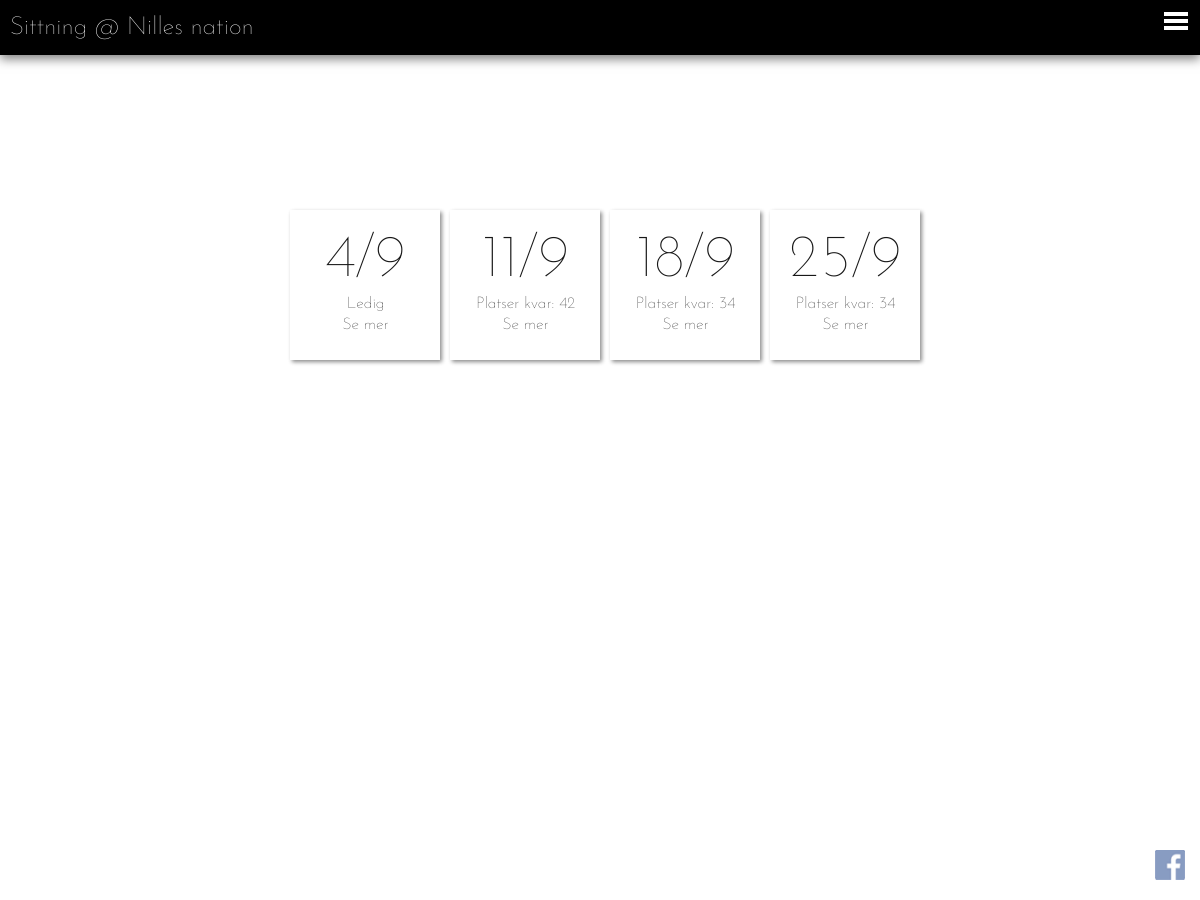
The page / on the database its author committed.
### tables this page shows
create table sitting (
	sittId 				integer auto_increment,
	sittDate			date not null,
	sittAppetiser		varchar(50),
	sittMain			varchar(50),
	sittDesert			varchar(50),
	sittPrelDeadline	date,
	sittPayDeadline		date,
	active				tinyint(1) DEFAULT 1,
	resName				varchar(30),
	spotsLeft			tinyint(1) DEFAULT 0,
	primary key(sittId),
	foreign key(resName) references restaurant(resName)
);

create table restaurant (
	resName			varchar(30),
	resEmail		varchar(30),
	resHours		tinytext,
	resDeposit		integer,
	resPrice		integer,
	resSize			integer,
	resSummary		tinytext,
	primary key(resName)
);

### db/dbHandler.php (called while the page is built, shortened)
<?php
	require_once 'database.php';
	require_once 'dataConverter.php';
	class DatabaseHandler extends DataConverter {
		private $db;
		public function __construct() {
			$this->db = new Database(DB_SERVER, DB_USERNAME, DB_PASSWORD, DB_DATABASE);
		}
		public function connect(){
			$this->db->openConnection();
		}
		public function disconnect(){
			$this->db->closeConnection();
		}
		public function getRestaurant($name){
			$sql = "SELECT * FROM restaurant WHERE resName=?";
			$result = $this->db->executeQuery($sql, array($name));
			return $this->arrToRes($result[0]);
		}
		public function getSittings() {
			$sql = "SELECT * FROM sitting WHERE active = 1 ORDER BY sittDate";
			$result = $this->db->executeQuery($sql, array());
			return $this->arrarrSitting($result);
		}
	}
?>

### db/database.php (called while the page is built, shortened)
<?php
class Database {
  private $host;
  private $userName;
  private $password;
  private $database;
  private $conn;
  public function __construct($host, $userName, $password, $database) {
    $this->host = $host;
    $this->userName = $userName;
    $this->password = $password;
    $this->database = $database;
  }
  public function openConnection() {
    try {
      $this->conn = new PDO("mysql:host=$this->host;dbname=$this->database",
        $this->userName,  $this->password,
        array(PDO::MYSQL_ATTR_INIT_COMMAND => "SET NAMES utf8"));
      $this->conn->setAttribute(PDO::ATTR_ERRMODE, PDO::ERRMODE_EXCEPTION);
    } catch (PDOException $e) {
      $error = "Connection error: " . $e->getMessage();
      print $error . "<p>";
      unset($this->conn);
      return false;
    }
    return true;
  }
  public function closeConnection() {
    $this->conn = null;
  }
  public function isConnected() {
    return isset($this->conn);
  }
  public function executeQuery($query, $param = null) {
    try {
      $stmt = $this->conn->prepare($query);
      $stmt->execute($param);
      $result = $stmt->fetchAll();
    } catch (PDOException $e) {
      $error = "*** Internal error: " . $e->getMessage() . "<p>" . $query;
      die($error);
    }
    return $result;
  }
}
?>

### db/dataConverter.php (called while the page is built, shortened)
<?php
class DataConverter{
	 function arrToRes($arr){
		return (object) [
			'name' => $arr[0],
			'email' => $arr[1],
			'openhours' => $arr[2],
			'deposit' => $arr[3],
			'price' => $arr[4],
			'size' => $arr[5],
			'summary' => $arr[6]
		];
	}
	 function arrToSitting($arr){
		$s = (object)[
			'id' => $arr[0],
			'date' => $arr[1],
			'appetiser' => $arr[2],
			'main' => $arr[3],
			'desert' => $arr[4],
			'prelDay' => $arr[5],
			'payDay' => $arr[6],
			'spotsLeft' => $arr[9]
		];
		return $s;
	}
	function arrarrSitting($arr){
		$sittings = array();
		foreach ($arr as $key => $s) {
			$sitt = $this->arrToSitting($s);
			$sittings[] = $sitt;
		}
		return $sittings;
	}
}
?>

### index.php (the view, shortened to what this page needs)
<?php
	require_once 'header.php';
 	$dbHandler = new DatabaseHandler();
	$sittings = $dbHandler->getSittings();
	function spotsLeftTextify($spotsLeft, $resSize){
		if($spotsLeft > $resSize * 0.5){
			return "Ledig";
		} else if ($spotsLeft < 5){
			return "Fåtal platser kvar";
		}
		return "Platser kvar: " . $spotsLeft;
	}
 ?>
<div class="content">
	<div class="title">
	</div>
	<div class="event-grid">
		<?php
			foreach($sittings as $row => $s) {
				$date = date('j/n', strtotime($s->date));
				?>
				<a href="./sitting.php?sittId=<?php echo $s->id; ?>" class="event-link">
				<div class="event-window" id="<?php echo $s->id; ?>">
					<div class="width">
						<div class="event-window-date">
							<?php echo $date; ?>
						</div>
						<div class="event-window-spots">
							<?php echo spotsLeftTextify($s->spotsLeft, $restaurant->size);?>
						</div>
						<div class="event-window-button">
							 Se mer
						</div>
					</div>
				</div>
				 </a>
		<?php } ?>
	</div>
</div>
<?php include 'footer.php'; ?>

### header.php (shortened to what this page needs)
<?php
	require_once 'db/dbHandler.php';
	$loggedIn = false;
	$dbHandler = new DatabaseHandler();
	$restaurant = $dbHandler->getRestaurant('Nilles nation');
?>
<!doctype html>
<html>
	<head>
		<link rel="stylesheet" type="text/css" href="css/main.css" />
	</head>
	<body>

### footer.php (shortened to what this page needs)
	<?php if ($loggedIn): ?>
		<div class="fb-login">
			<img src="https://graph.facebook.com/<?php echo $fbid; ?>/picture" />
			<span><?php echo $fbFullname; ?></span>
			<br />
			<a href="facebook-login/logout.php">Logga ut</a>
		</div>
	<?php else : ?>
		<div class="fb-login">
			<img src="images/FB-logga.png" />
			<span class="login">Logga in</span>
		</div>
	<?php endif; ?>
	<div class="header">
		<a href="index.php">Sittning @ <?php echo $restaurant->name; ?></a>
		<button class="header-button" id="open-button" onclick="toggleSide()">Open Menu</button>
	</div>
	</body>
</html>

### css/main.css (style rules this page uses)
body { margin: 0; padding: 0; font-family: 'Josefin Sans', sans-serif; font-weight: 100; background-size: cover; background-position: 50% 50%; background-repeat: no-repeat; background-image: url("../images/table.jpg"); min-height: 100vw; min-height: 100vh; }
body .header { height: 55px; width: 100%; position: fixed; top: 0; background-color: black; -moz-box-shadow: 0px 4px 10px rgba(0, 0, 0, 0.5); -webkit-box-shadow: 0px 4px 10px rgba(0, 0, 0, 0.5); box-shadow: 0px 4px 10px rgba(0, 0, 0, 0.5); }
body .header a { color: white; font-size: 25px; line-height: 55px; text-decoration: none; display: inline-block; margin-left: 10px; }
body .header .header-button { position: fixed; z-index: 9000; right: 0px; top: 0px; padding: 0; width: 2.5em; height: 2.25em; border: none; text-indent: 2.5em; font-size: 1.5em; color: transparent; background: transparent; outline: none; -webkit-transition: all 0.3s ease-in-out; -moz-transition: all 0.3s ease-in-out; -o-transition: all 0.3s ease-in-out; transition: all 0.3s ease-in-out; }
body .header .header-button::before { position: absolute; top: 0.5em; right: 0.5em; bottom: 1.0em; left: 1.0em; background: linear-gradient(#FFFFFF 20%, transparent 20%, transparent 40%, #FFFFFF 40%, #FFFFFF 60%, transparent 60%, transparent 80%, #FFFFFF 80%); content: ''; }
body .fb-login { height: 30px; position: fixed; display: block; bottom: 20px; right: 50px; opacity: 0.6; -webkit-transition: all 0.3s ease-in-out; -moz-transition: all 0.3s ease-in-out; -o-transition: all 0.3s ease-in-out; transition: all 0.3s ease-in-out; font-size: 13px; text-align: right; }
body .fb-login img { position: absolute; right: -35px; top: 0; width: 30px; height: 30px; vertical-align: middle; }
body .fb-login span { color: white; }
body .fb-login span.login { line-height: 30px; }
body .content { margin-top: 100px; max-width: 712px; width: 90%; margin-left: auto; margin-right: auto; padding-bottom: 50px; }
body .content .title { height: 100px; width: 90%; margin-left: auto; margin-right: auto; margin-top: 30px; text-align: center; font-size: 60px; color: white; }
body .content .event-grid { margin-left: auto; margin-right: auto; width: 90%; }
body .content .event-grid .event-link { -webkit-transition: all 0.3s ease-in-out; -moz-transition: all 0.3s ease-in-out; -o-transition: all 0.3s ease-in-out; transition: all 0.3s ease-in-out; transform: scale(1); color: black; opacity: 0.9; }
body .content .event-grid .event-window { background-color: white; margin-left: 10px; margin-top: 10px; float: left; width: 150px; height: 150px; -moz-box-shadow: 2px 2px 4px rgba(0, 0, 0, 0.5); -webkit-box-shadow: 2px 2px 4px rgba(0, 0, 0, 0.5); box-shadow: 2px 2px 4px rgba(0, 0, 0, 0.5); text-align: center; position: relative; -webkit-transition: all 0.3s ease-in-out; -moz-transition: all 0.3s ease-in-out; -o-transition: all 0.3s ease-in-out; transition: all 0.3s ease-in-out; box-sizing: border-box; border: 1px solid white; }
body .content .event-grid .event-window .width { width: 150px; overflow: hidden; }
body .content .event-grid .event-window .width .event-window-date { margin-top: 20px; font-size: 60px; }
body .content .event-grid .event-window .width .event-window-spots { margin-top: 5px; }
body .content .event-grid .event-window .width .event-window-button { margin-top: 5px; }

### rows shown on the page
sitting: sittDate "4/9", spotsLeft.resSize "Ledig"
sitting: sittDate "11/9", spotsLeft.resSize "Platser kvar: 42"
sitting: sittDate "18/9", spotsLeft.resSize "Platser kvar: 34"
sitting: sittDate "25/9", spotsLeft.resSize "Platser kvar: 34"
restaurant: resName "Nilles nation"
